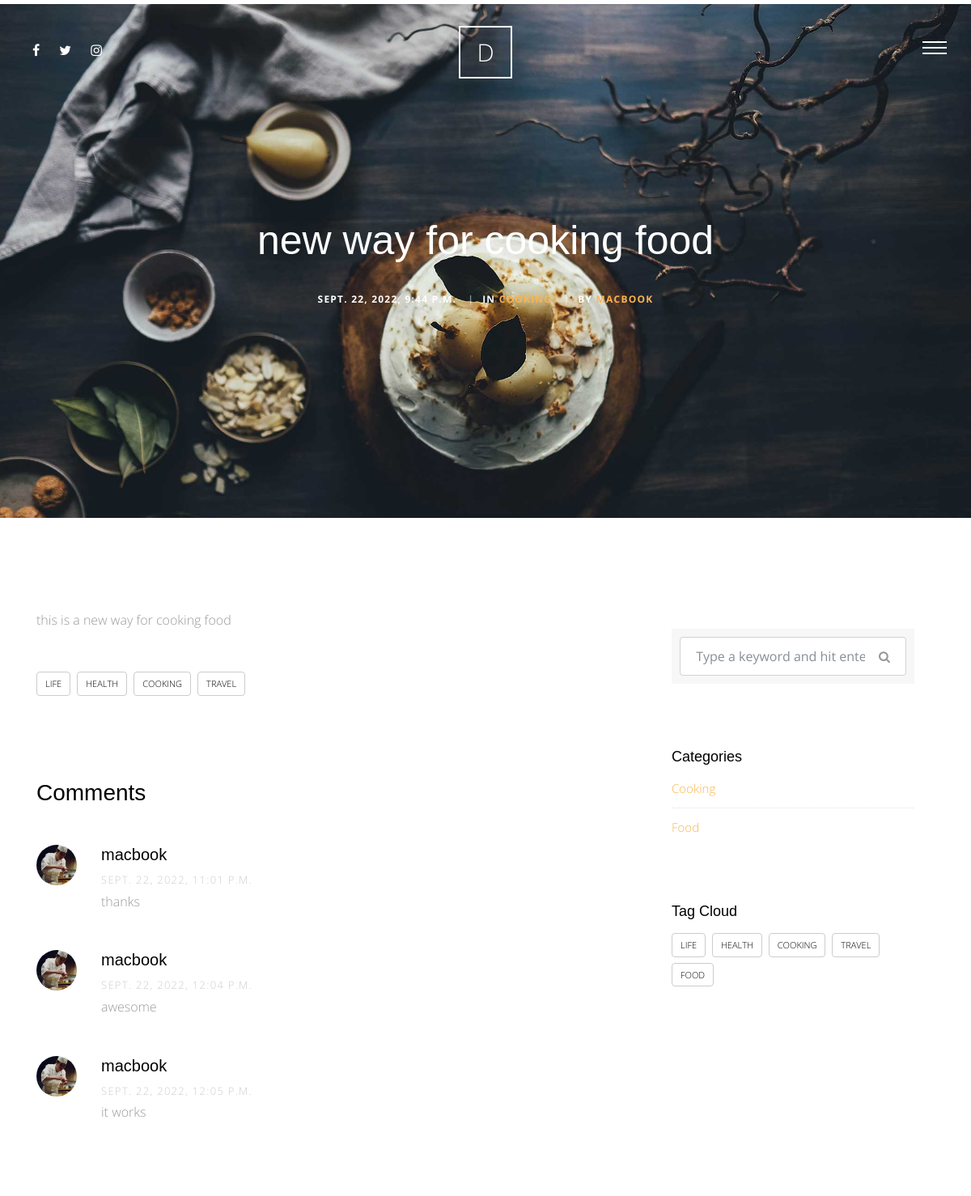
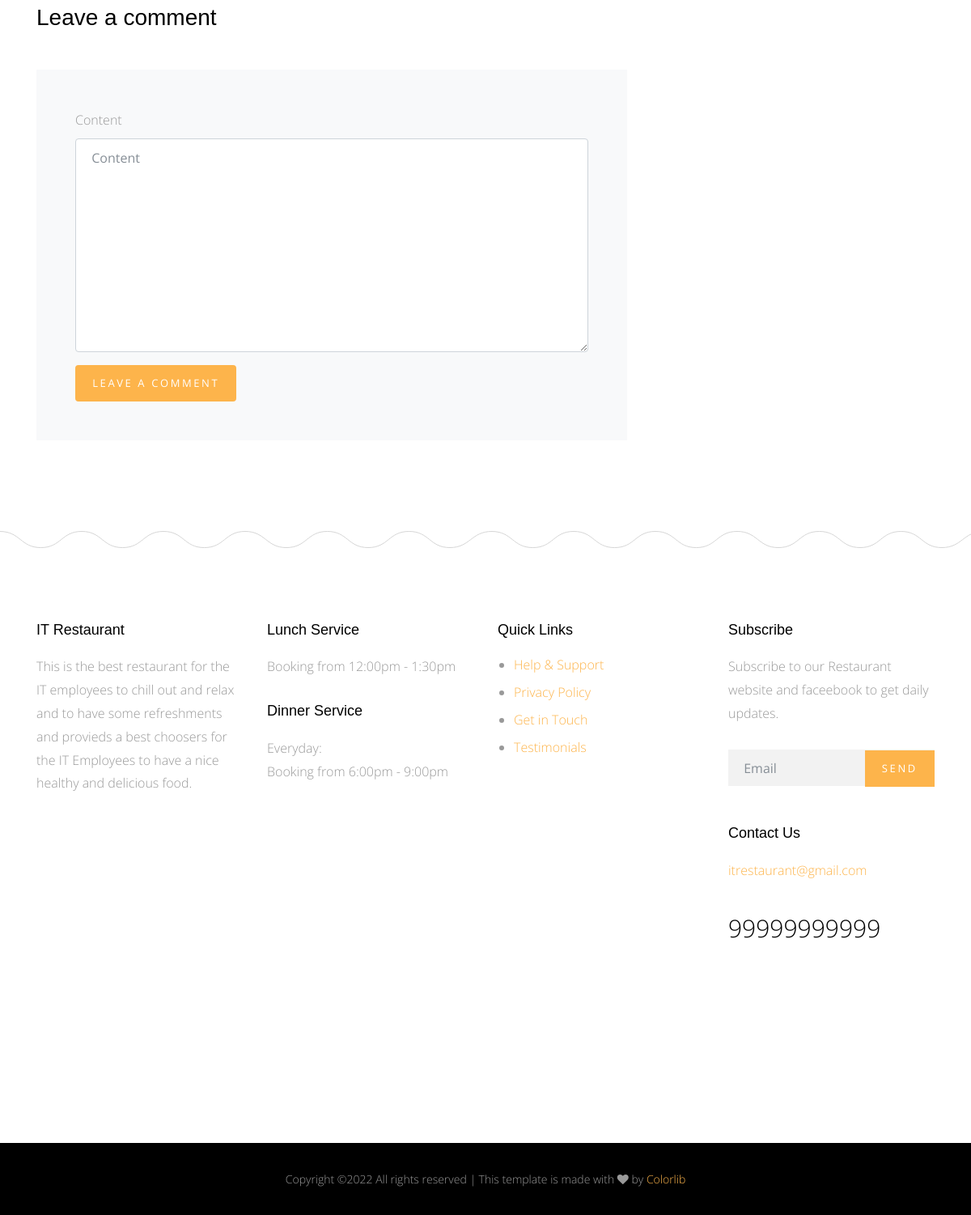
The page /blog/1 on the database its author committed (2 pictures, top to bottom).
### blog/models.py (models this page shows, shortened)
class Post(models.Model):
    title = models.CharField(max_length=50)
    content = models.TextField()
    author = models.ForeignKey(User , on_delete=models.CASCADE)
    image = models.ImageField(upload_to='blog/'  , blank=True, null=True)
    category = models.ForeignKey('Category'  ,null=True, on_delete=models.SET_NULL)
    created  = models.DateTimeField(default=timezone.now)
    tags = TaggableManager(blank=True)
    class Meta:
        verbose_name = ' post'
        verbose_name_plural = 'posts'
    def __str__(self):
        return self.title

class Category(models.Model):
    category_name = models.CharField(max_length=50)
    class Meta:
        verbose_name = ' category'
        verbose_name_plural = 'catogires'
    def __str__(self):
        return self.category_name

class Comment(models.Model):
    user = models.ForeignKey(User , on_delete=models.CASCADE)
    post = models.ForeignKey(Post , on_delete=models.CASCADE)
    content = models.TextField()
    created = models.DateTimeField(default=timezone.now)

### blog/views.py (the view)
# urls.py: path('<int:id>' , views.post_detail , name='post_detail'),
def post_detail(request , id):
    post_detail = Post.objects.get(id=id)
    categories = Category.objects.all()
    all_tags = Tag.objects.all()
    comments = Comment.objects.filter(post=post_detail)
    if request.method == 'POST' :
        comment_form = CommentForm(request.POST)
        if comment_form.is_valid():
            new_comment = comment_form.save(commit=False)
            new_comment.user = request.user
            new_comment.post = post_detail
            new_comment.save()
    else:
        comment_form = CommentForm()
    context = {
        'post_detail' : post_detail ,
        'categories' : categories ,
        'all_tags' : all_tags ,
        'comments' : comments ,
        'comment_form' : comment_form
    }
    return render(request , 'Post/post_detail.html' , context)

### blog/forms.py
class CommentForm(forms.ModelForm):
    class Meta:
        model = Comment
        fields = [
            'content'
        ]

### blog/templates/Post/post_detail.html (shortened to what this page needs)
{% extends 'base.html' %}
{% load static %}
{% load bootstrap4 %}
{% block body %}
      <div class="main-wrap">
        <div class="cover_1 cover_sm">
          <div class="img_bg" style="background-image: url({% static 'site_static/img/slider-1.jpg' %})" data-stellar-background-ratio="0.5">
            <div class="container">
              <div class="row align-items-center justify-content-center">
                <div class="col-md-7 text-center" data-aos="fade-up">
                  <h2 class="heading mb-4">{{post_detail}}</h2>
                  <div class="post-info">
                    <div class="date-info">{{post_detail.created}}</div>
                    <div class="category-info"><span class="seperator">|</span>In <a href="#" data-title="View all posts in Lifestyle" title="View all posts in Lifestyle">{{post_detail.category}}</a></div>
                    <div class="author-info"><span class="seperator">|</span>By <a href="#">{{post_detail.author}}</a></div>
                  </div>
                </div>
              </div>
            </div>
          </div>
        </div>
       <div class="section">
          <div class="container">
            <div class="row">
              <div class="col-md-8">
                <p>{{post_detail.content}}</p>
                <div class="tag-widget post-tag-container mb-5 mt-5">
                  <div class="tagcloud">
                    {% for tag in post_detail.tags.all %}
                        <a href="{% url 'blog:post_by_tag' tag %}" class="tag-cloud-link">{{tag.name}}</a>
                    {% endfor %}
                  </div>
                </div>
                <div class="pt-5 mt-5">
                  <h3 class="mb-5"> Comments</h3>
                  <ul class="comment-list">
                    {% for comment in comments %}
                      <li class="comment">
                        <div class="vcard bio">
                          <img src="img/person_1.jpg" alt="Image placeholder">
                        </div>
                        <div class="comment-body">
                          <h3>{{comment.user}}</h3>
                          <div class="meta">{{comment.created}}</div>
                          <p>{{comment.content}}</p>
                        </div>
                      </li>
                    {% endfor %}
                  </ul>
                  <div class="comment-form-wrap pt-5">
                    <h3 class="mb-5">Leave a comment</h3>
                    <form method="POST" class="p-5 bg-light">
                        {% bootstrap_form comment_form %}
                        {% buttons %}
                            <button type="submit" class="btn btn-primary">Leave A Comment</button>
                        {% endbuttons %}
                    </form>
                  </div>
                </div>
              </div>
              <div class="col-md-4 sidebar">
                <div class="sidebar-box">
                  <form action="{% url 'blog:post_list' %}" method="GET" class="search-form">
                    <div class="form-group">
                      <span class="icon fa fa-search"></span>
                      <input type="text" class="form-control" name='q' value="{{request.Get.q}}" placeholder="Type a keyword and hit enter">
                    </div>
                  </form>
                </div>
                <div class="sidebar-box">
                  <div class="categories">
                    <h3>Categories</h3>
                    {% for category in categories %}
                    <li><a href="{% url 'blog:post_by_category' category %}">{{category}}</a></li>
                    {% endfor %}
                  </div>
                </div>
                <div class="sidebar-box">
                  <h3>Tag Cloud</h3>
                  <div class="tagcloud">
                      {% for tag in all_tags %}
                        <a href="{% url 'blog:post_by_tag' tag %}" class="tag-cloud-link">{{tag}}</a>
                      {% endfor %}
                  </div>
                </div>
              </div>
            </div>
          </div>
        </div>
      </div>
      {% endblock body %}

### templates/base.html (shortened to what this page needs)
{% load static %}
<!doctype html>
<html lang="en">
  <head>
    <link rel="stylesheet" href="{% static 'site_static/css/bootstrap.css' %}">
    <link rel="stylesheet" href="{% static 'site_static/css/animate.css' %}">
    <link rel="stylesheet" href="{% static 'site_static/css/owl.carousel.min.css' %}">
    <link rel="stylesheet" href="{% static 'site_static/css/magnific-popup.css' %}">
    <link rel="stylesheet" href="{% static 'site_static/css/aos.css' %}">
    <link rel="stylesheet" href="{% static 'site_static/css/bootstrap-datepicker.css' %}">
    <link rel="stylesheet" href="{% static 'site_static/css/jquery.timepicker.css' %}">
    <link rel="stylesheet" href="{% static 'site_static/fonts/ionicons/css/ionicons.min.css' %}">
    <link rel="stylesheet" href="{% static 'site_static/fonts/fontawesome/css/font-awesome.min.css' %}">
    <link rel="stylesheet" href="{% static 'site_static/fonts/flaticon/font/flaticon.css' %}">
    <link rel="stylesheet" href="{% static 'site_static/css/style.css' %}">
  </head>
  <body>
    <div class="site-wrap">
      <header class="site-header">
        <div class="row align-items-center">
          <div class="col-5 col-md-3">
             <ul class="list-unstyled social">
              <li><a href="#"><span class="fa fa-facebook"></span></a></li>
              <li><a href="#"><span class="fa fa-twitter"></span></a></li>
              <li><a href="#"><span class="fa fa-instagram"></span></a></li>
            </ul>
          </div>
          <div class="col-2 col-md-6 text-center">
            <a href="index.html" class="site-logo">D</a>
          </div>
          <div class="col-5 col-md-3 text-right menu-burger-wrap">
            <a href="#" class="site-nav-toggle js-site-nav-toggle"><i></i></a>
          </div>
        </div>
      </header>
      {% block body %}
      {% endblock body %}
      <footer>
        <div class="site-footer">
          <div class="container">
            <div class="row small-gutters mb-5">
              <div class="col-md-6 col-lg-3 mb-5" data-aos="fade" data-aos-delay="100">
                <div class="footer-widget">
                  <h3>IT Restaurant</h3>
                  <p>This is the best restaurant for the IT employees to chill out and relax and to have some refreshments and provieds a best choosers for the IT Employees to have a nice healthy and delicious food.</p>
                </div>
              </div>
              <div class="col-md-6 col-lg-3 mb-5" data-aos="fade" data-aos-delay="200">
                <div class="footer-widget">
                  <h3>Lunch Service</h3>
                  <p>Booking from 12:00pm - 1:30pm</p>
                  <h3>Dinner Service</h3>
                  <p>Everyday: <br> Booking from 6:00pm - 9:00pm</p>
                </div>
              </div>
              <div class="col-md-6 col-lg-3 mb-5" data-aos="fade" data-aos-delay="300">
                <div class="footer-widget">
                  <h3>Quick Links</h3>
                  <ul>
                    <li><a href="#">Help &amp; Support</a></li>
                    <li><a href="#">Privacy Policy</a></li>
                    <li><a href="#">Get in Touch</a></li>
                    <li><a href="#">Testimonials</a></li>
                  </ul>
                </div>
              </div>
              <div class="col-md-6 col-lg-3 mb-5" data-aos="fade" data-aos-delay="400">
                <div class="footer-widget footer-contact-widget">
                  <h3>Subscribe</h3>
                  <p>Subscribe to our Restaurant website and faceebook to get daily updates.</p>
                  <form action="" class="form-subscribe mb-5">
                    <div class="form-group form-field">
                      <input type="submit" value="Send" class="btn btn-primary">
                      <input type="text" class="form-control" placeholder="Email">
                    </div>
                  </form>
                  <h3>Contact Us</h3>
                  <p class="contact-email">itrestaurant@gmail.com</p>
                  <p class="contact-phone">99999999999</p>
                </div>
              </div>
            </div>
          </div>
        </div>
      </footer>
      <div class="site-footer-copyright">
        <div class="container">
          <div class="row">
             <p class="footer-text col-md-12">
Copyright &copy;<script>document.write(new Date().getFullYear());</script> All rights reserved | This template is made with <i class="fa fa-heart" aria-hidden="true"></i> by <a href="https://colorlib.com" target="_blank">Colorlib</a>
</p>
          </div>
        </div>
      </div>
    </div>
  </body>
</html>

### rows shown on the page
Post: title "new way for cooking food", created "SEPT. 22, 2022, 9:44 P.M.", category "COOKING", author "MACBOOK", content "this is a new way for cooking food"
Tag: name "LIFE"
Tag: name "HEALTH"
Tag: name "COOKING"
Tag: name "TRAVEL"
Comment: user "macbook", created "SEPT. 22, 2022, 11:01 P.M.", content "thanks"
Comment: user "macbook", created "SEPT. 22, 2022, 12:04 P.M.", content "awesome"
Comment: user "macbook", created "SEPT. 22, 2022, 12:05 P.M.", content "it works"
Category: category_name "Cooking"
Category: category_name "Food"
Tag: name "FOOD"
